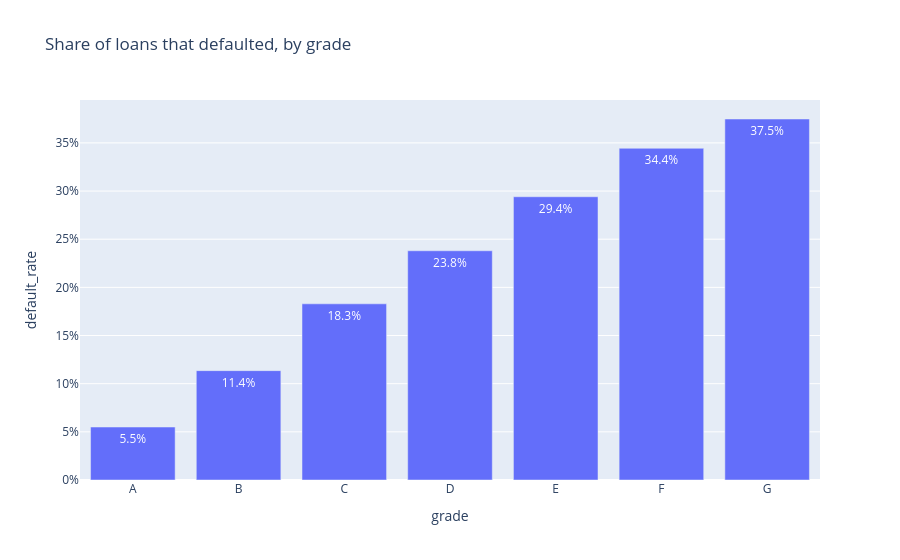

Notebook code for this chart:
### Markdown cell above
## Default rate by LendingClub grade

### Code cell
g = df.groupby('grade').agg(loans=('defaulted', 'size'), default_rate=('defaulted', 'mean'), interest_rate=('int_rate', 'mean')).reset_index()
fig = px.bar(g, x='grade', y='default_rate', text=g['default_rate'].map('{:.1%}'.format), title='Share of loans that defaulted, by grade')
fig.update_layout(yaxis_tickformat='.0%')
fig.show()
g

### Figure 1 — Plotly figure (JSON) as saved in the notebook; plotly's stock layout.template omitted (floating-point values rounded to 4 significant figures)
{"data": [{"hovertemplate": "grade=%{x}<br>default_rate=%{y}<br>text=%{text}<extra></extra>", "legendgroup": "", "marker": {"color": "#636efa", "pattern": {"shape": ""}}, "name": "", "orientation": "v", "showlegend": false, "text": ["5.5%", "11.4%", "18.3%", "23.8%", "29.4%", "34.4%", "37.5%"], "textposition": "auto", "type": "bar", "x": ["A", "B", "C", "D", "E", "F", "G"], "xaxis": "x", "y": [0.055, 0.1136, 0.1829, 0.238, 0.2941, 0.3444, 0.3748], "yaxis": "y"}], "layout": {"barmode": "relative", "legend": {"tracegroupgap": 0}, "title": {"text": "Share of loans that defaulted, by grade"}, "xaxis": {"anchor": "y", "domain": [0.0, 1.0], "title": {"text": "grade"}}, "yaxis": {"anchor": "x", "domain": [0.0, 1.0], "tickformat": ".0%", "title": {"text": "default_rate"}}}}
